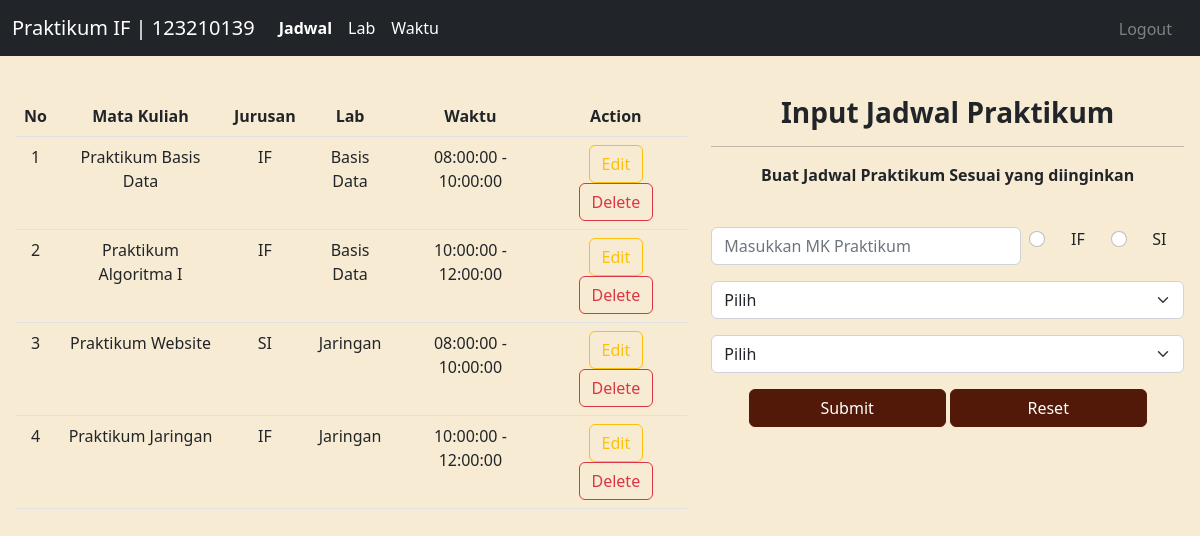
/jadwal.php (signed in), run on the app's committed database.
### tables this page shows
CREATE TABLE `jadwal` (
  `id_jadwal` int(11) NOT NULL,
  `mk` varchar(50) NOT NULL,
  `jurusan` varchar(2) NOT NULL,
  `id_lab` int(11) NOT NULL,
  `id_waktu` int(11) NOT NULL
);

CREATE TABLE `lab` (
  `id_lab` int(11) NOT NULL,
  `lab` varchar(20) NOT NULL
);

CREATE TABLE `waktu` (
  `id_waktu` int(11) NOT NULL,
  `waktu_mulai` time NOT NULL,
  `waktu_selesai` time NOT NULL
);

### jadwal.php (the view, shortened to what this page needs)
<!DOCTYPE html>
<html lang="en">
<head>
    <link href="https://cdn.jsdelivr.net/npm/bootstrap@5.2.2/dist/css/bootstrap.min.css" rel="stylesheet">
</head>
<body>
    <nav class="navbar navbar-expand-lg bg-dark">
        <div class="container-fluid">
            <a class="navbar-brand">
                <font color="white">Praktikum IF | 123210139
            </a></font>
            <div class="collapse navbar-collapse" id="navbarNavAltMarkup">
                <div class="navbar-nav">
                    <a class="nav-link" href="jadwal.php">
                        <font color="white"><b>Jadwal</b>
                    </a></font>
                    <a class="nav-link" href="lab.php">
                        <font color="white">Lab
                    </a></font>
                    <a class="nav-link" href="waktu.php">
                        <font color="white">Waktu
                    </a></font>
                </div>
            </div>
            <a class="navbar-brand" href="logout.php">
                <font size="3" , color="grey">Logout</font>
            </a>
        </div>
    </nav>
    <br>
    <center>
        <div class="p-3 text-center">
            <div class="row">
                <div class="col">
                    <table class="table">
                        <thead>
                            <tr>
                                <th scope="col">No</th>
                                <th scope="col">Mata Kuliah</th>
                                <th scope="col">Jurusan</th>
                                <th scope="col">Lab</th>
                                <th scope="col">Waktu</th>
                                <th scope="col">Action</th>
                            </tr>
                        </thead>
                        <?php
                        include 'koneksi.php';
                        $sql    = "SELECT jadwal.id_jadwal, jadwal.mk, jadwal.jurusan, lab.lab, waktu.waktu_mulai, waktu.waktu_selesai FROM jadwal JOIN waktu USING(id_waktu) JOIN lab USING(id_lab);";
                        $query  = mysqli_query($connect, $sql);
                        $no     = 1;
                        while ($data = mysqli_fetch_array($query)) {
                        ?>
                            <tbody>
                                <tr>
                                    <td><?= $no++; ?></td>
                                    <td><?= $data['mk']; ?></td>
                                    <td><?= $data['jurusan']; ?></td>
                                    <td><?= $data['lab']; ?></td>
                                    <td><?= $data['waktu_mulai']; ?> - <?= $data['waktu_selesai']; ?></td>
                                    <td>
                                        <a href=edit_jadwal.php?id_jadwal=<?= $data['id_jadwal']; ?>><button type="button" class="btn btn-outline-warning">Edit</button></a>
                                        <a href=hapus_jadwal.php?id_jadwal=<?= $data['id_jadwal']; ?>><button type="button" class="btn btn-outline-danger">Delete</button></a>
                                    </td>
                                </tr>
                            </tbody>
                        <?php }    ?>
                    </table>
                </div>
                <div class="col-5">
                    <h3><b>Input Jadwal Praktikum</b></h3>
                    <hr>
                    <p><b>Buat Jadwal Praktikum Sesuai yang diinginkan</b></p>
                    <br>
                    <form method="POST" action="tambahjadwal_proses.php" class="row g-3">
                        <div class="col-8">
                            <input type="text" class="form-control" placeholder="Masukkan MK Praktikum" aria-label="mk" name="mk">
                        </div>
                        <div class="form-check col-2">
                            <input class="form-check-input" type="radio" name="jurusan" id="gridRadios1" value="IF">
                            <label class="form-check-label" for="gridRadios1">
                                IF
                            </label>
                        </div>
                        <div class="form-check col-2">
                            <input class="form-check-input" type="radio" name="jurusan" id="gridRadios2" value="SI">
                            <label class="form-check-label" for="gridRadios2">
                                SI
                            </label>
                        </div>
                        <div class="col-12">
                            <select name="id_lab" id="inputState" class="form-select">
                                <option disabled selected> Pilih </option>
                            </select>
                        </div>
                        <div class="col-12">
                            <select name="id_waktu" id="inputState" class="form-select">
                                <option disabled selected> Pilih </option>
                            </select>
                        </div>
                        <div class="d-grid gap-2 col-12 d-md-block">
                            <input type="submit" class="btn btn-dark btn-custom col-5">
                            <button type="reset" class="btn btn-dark btn-custom col-5">Reset</button>
                        </div>
                    </form>
                    <br>
                </div>
            </div>
    </center>
</body>
</html>

### jadwal.php (style rules this page uses)
body { background-color: #f7ebd3; }
h3 { font-family: 'Segoe UI'; }
p { font-family: 'Segoe UI'; }
.btn-custom { color: #ffffff; background-color: #521908; border-color: #521908; }

### data on the page
jadwal: mk "Praktikum Basis Data", jurusan "IF", id_lab.lab "Basis Data", id_waktu.waktu_mulai "08:00:00", id_waktu.waktu_selesai "10:00:00"
jadwal: mk "Praktikum Algoritma I", jurusan "IF", id_lab.lab "Basis Data", id_waktu.waktu_mulai "10:00:00", id_waktu.waktu_selesai "12:00:00"
jadwal: mk "Praktikum Website", jurusan "SI", id_lab.lab "Jaringan", id_waktu.waktu_mulai "08:00:00", id_waktu.waktu_selesai "10:00:00"
jadwal: mk "Praktikum Jaringan", jurusan "IF", id_lab.lab "Jaringan", id_waktu.waktu_mulai "10:00:00", id_waktu.waktu_selesai "12:00:00"
